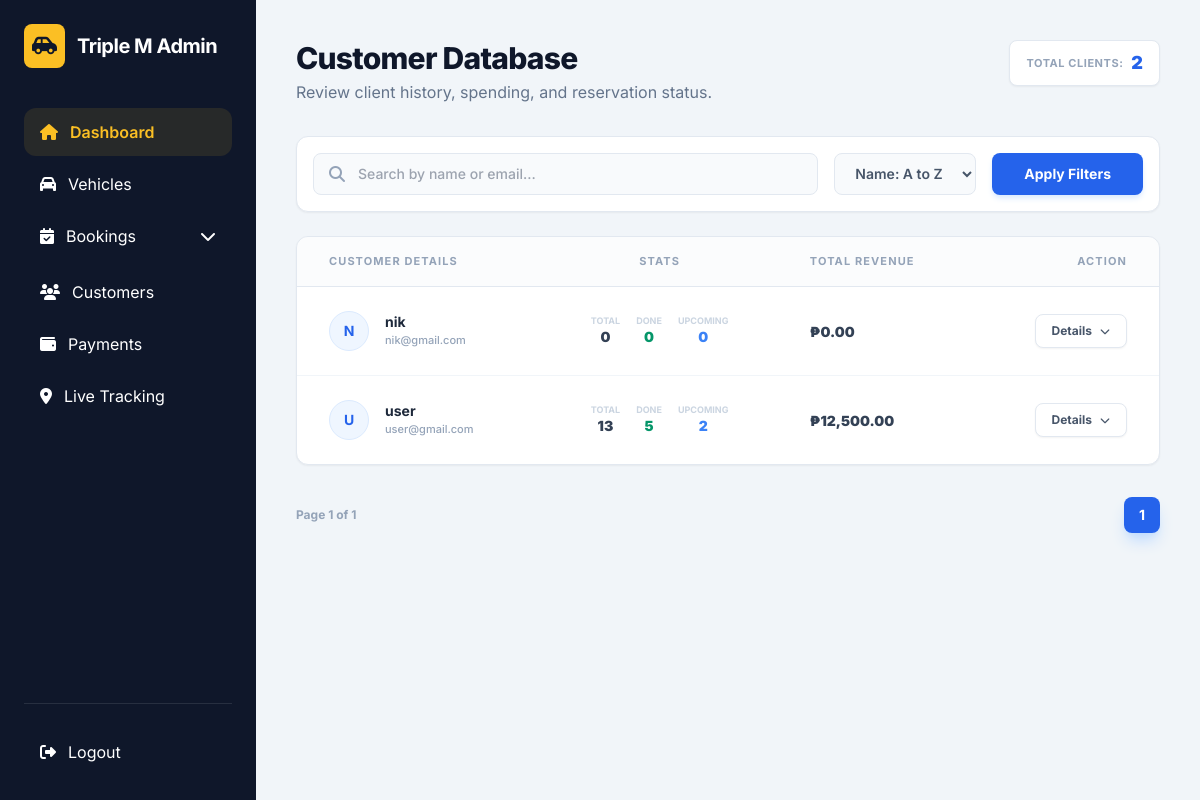
/car-rental-system/admin/customers.php (signed in), run on the app's committed database.
### tables this page shows
CREATE TABLE `users` (
  `id` int(10) UNSIGNED NOT NULL,
  `fullname` varchar(100) NOT NULL,
  `email` varchar(100) NOT NULL,
  `password` varchar(255) NOT NULL,
  `phone` varchar(20) DEFAULT NULL,
  `address` varchar(255) DEFAULT NULL,
  `role` enum('client','admin') DEFAULT 'client',
  `created_at` datetime DEFAULT current_timestamp()
);

### car-rental-system/admin/customers.php (the view, shortened to what this page needs)
<?php
require_once '../config/dbconnect.php';
$search = $_GET['search'] ?? '';
$sort = $_GET['sort'] ?? 'fullname_asc';
$page = max(1, intval($_GET['page'] ?? 1));
$limit = 10;
$offset = ($page - 1) * $limit;
$sort_options = [
    'fullname_asc'  => 'fullname ASC',
    'fullname_desc' => 'fullname DESC',
    'email_asc'     => 'email ASC',
    'email_desc'    => 'email DESC'
];
$sort_sql = $sort_options[$sort] ?? 'fullname ASC';
$search_sql = $search ? "AND (fullname LIKE ? OR email LIKE ?)" : "";
$count_stmt = $conn->prepare("SELECT COUNT(*) as total FROM users WHERE role='client' $search_sql");
$count_stmt->execute();
$total_customers = $count_stmt->get_result()->fetch_assoc()['total'] ?? 0;
$total_pages = ceil($total_customers / $limit);
$sql = "SELECT id, fullname, email FROM users WHERE role='client' $search_sql ORDER BY $sort_sql LIMIT ? OFFSET ?";
$stmt = $conn->prepare($sql);
if ($search) {
    $stmt->bind_param("ssii", $lk, $lk, $limit, $offset);
} else {
    $stmt->bind_param("ii", $limit, $offset);
}
$stmt->execute();
$customers = $stmt->get_result()->fetch_all(MYSQLI_ASSOC);
?>
<!DOCTYPE html>
<html lang="en">
<head>
    <script src="https://cdn.tailwindcss.com"></script>
    <link rel="stylesheet" href="https://cdnjs.cloudflare.com/ajax/libs/font-awesome/6.5.1/css/all.min.css">
</head>
<body class="flex text-[#1e293b]">
<?php include __DIR__ . '/../components/layout/admin-sidebar.php'; ?>
<main class="flex-1 ml-64 p-10 min-h-screen">
    <div class="flex justify-between items-start mb-8">
        <div>
            <h1 class="text-3xl font-extrabold text-[#0f172a] tracking-tight">Customer Database</h1>
            <p class="text-slate-500 mt-1">Review client history, spending, and reservation status.</p>
        </div>
        <div class="bg-white px-4 py-2 rounded-lg border border-slate-200 shadow-sm flex items-center gap-2">
            <span class="text-[11px] font-bold text-slate-400 uppercase tracking-wider">Total Clients:</span>
            <span class="text-lg font-black text-blue-600"><?= $total_customers ?></span>
        </div>
    </div>
    <div class="bg-white p-4 rounded-xl shadow-sm border border-slate-200 mb-6">
        <form method="get" class="flex flex-col md:flex-row gap-4">
            <div class="relative flex-1">
                <i class="fa-solid fa-magnifying-glass absolute left-4 top-1/2 -translate-y-1/2 text-slate-400"></i>
                <input type="text" name="search" placeholder="Search by name or email..." value="<?= htmlspecialchars($search) ?>"
                    class="w-full pl-11 pr-4 py-2.5 bg-slate-50 border border-slate-200 rounded-lg focus:ring-2 focus:ring-blue-500 outline-none font-medium text-sm transition-all">
            </div>
            <select name="sort" onchange="this.form.submit()"
                class="px-4 py-2.5 bg-slate-50 border border-slate-200 rounded-lg font-semibold text-slate-600 text-sm outline-none cursor-pointer">
                <option value="fullname_asc" <?= $sort==='fullname_asc'?'selected':'' ?>>Name: A to Z</option>
            </select>
            <button type="submit" class="bg-[#2563eb] text-white px-8 py-2.5 rounded-lg font-bold text-sm hover:bg-blue-700 shadow-md shadow-blue-100 transition-all">
                Apply Filters
            </button>
        </form>
    </div>
    <div class="bg-white rounded-xl shadow-sm border border-slate-200 overflow-hidden">
        <table class="w-full text-left border-collapse">
            <thead class="bg-slate-50/50 border-b border-slate-200">
                <tr class="text-[11px] uppercase text-slate-400 font-bold tracking-widest">
                    <th class="px-8 py-4">Customer Details</th>
                    <th class="px-8 py-4 text-center">Stats</th>
                    <th class="px-8 py-4">Total Revenue</th>
                    <th class="px-8 py-4 text-right">Action</th>
                </tr>
            </thead>
            <tbody class="divide-y divide-slate-100">
                <?php foreach($customers as $c):
                    $today = date('Y-m-d');
                    $b_sql = "SELECT b.*, c.name as car_name, c.brand as car_brand
                              FROM bookings b
                              LEFT JOIN cars c ON b.car_id = c.id
                              WHERE b.user_id = ?
                              ORDER BY b.created_at DESC";
                    $b_stmt = $conn->prepare($b_sql);
                    $b_stmt->bind_param("i", $c['id']);
                    $b_stmt->execute();
                    $bookings = $b_stmt->get_result()->fetch_all(MYSQLI_ASSOC);
                    $done = $upcoming = $spent = 0;
                    foreach($bookings as $b) {
                        $status = ($b['status'] == 'confirmed' && $b['end_date'] < $today) ? 'completed' : $b['status'];
                        if($status == 'completed') $done++;
                        if($b['start_date'] > $today && $b['status'] != 'cancelled') $upcoming++;
                        if(in_array($status, ['confirmed', 'completed'])) $spent += $b['total_price'];
                    }
                ?>
                <tr class="hover:bg-slate-50/30 transition-colors group">
                    <td class="px-8 py-6">
                        <div class="flex items-center gap-4">
                            <div class="w-10 h-10 bg-blue-50 text-blue-600 rounded-full flex items-center justify-center font-bold text-sm border border-blue-100">
                                <?= strtoupper(substr($c['fullname'], 0, 1)) ?>
                            </div>
                            <div>
                                <div class="font-bold text-slate-800 text-sm"><?= htmlspecialchars($c['fullname']) ?></div>
                                <div class="text-[11px] text-slate-400 font-medium"><?= htmlspecialchars($c['email']) ?></div>
                            </div>
                        </div>
                    </td>
                    <td class="px-8 py-6">
                        <div class="flex items-center justify-center gap-4 text-center">
                            <div><p class="text-[9px] font-bold text-slate-300 uppercase">Total</p><p class="text-sm font-black text-slate-700"><?= count($bookings) ?></p></div>
                            <div><p class="text-[9px] font-bold text-slate-300 uppercase">Done</p><p class="text-sm font-black text-emerald-600"><?= $done ?></p></div>
                            <div><p class="text-[9px] font-bold text-slate-300 uppercase">Upcoming</p><p class="text-sm font-black text-blue-500"><?= $upcoming ?></p></div>
                        </div>
                    </td>
                    <td class="px-8 py-6">
                        <span class="text-sm font-black text-slate-700">₱<?= number_format($spent, 2) ?></span>
                    </td>
                    <td class="px-8 py-6 text-right">
                        <button onclick="toggleDetails(<?= $c['id'] ?>)"
                            class="inline-flex items-center gap-2 px-4 py-2 bg-white border border-slate-200 rounded-lg text-xs font-bold text-slate-600 hover:border-blue-400 hover:text-blue-600 transition-all shadow-sm">
                            Details <i id="icon-<?= $c['id'] ?>" class="fa-solid fa-chevron-down text-[10px] transition-transform"></i>
                        </button>
                    </td>
                </tr>
                <?php endforeach; ?>
            </tbody>
        </table>
    </div>
    <div class="mt-8 flex justify-between items-center">
        <p class="text-xs font-bold text-slate-400">Page <?= $page ?> of <?= $total_pages ?></p>
        <div class="flex gap-2">
            <?php for($i=1; $i<=$total_pages; $i++): ?>
                <a href="?page=<?= $i ?>&search=<?= urlencode($search) ?>&sort=<?= $sort ?>"
                   class="w-9 h-9 flex items-center justify-center rounded-lg font-bold text-sm transition-all <?= $i == $page ? 'bg-blue-600 text-white shadow-lg shadow-blue-200' : 'bg-white border border-slate-200 text-slate-500 hover:bg-slate-50' ?>">
                    <?= $i ?>
                </a>
            <?php endfor; ?>
        </div>
    </div>
</main>
</body>
</html>

### car-rental-system/admin/customers.php (style rules this page uses)
body { font-family: 'Inter', sans-serif; background-color: #f1f5f9; }

### data on the page
users: fullname "N", fullname "nik", email "nik@gmail.com", count($bookings) "0", done "0", upcoming "0", spent "0.00"
users: fullname "U", fullname "user", email "user@gmail.com", count($bookings) "13", done "5", upcoming "2", spent "12,500.00"

### other printed values
$total_customers "2"
$page "1"
$total_pages "1"
